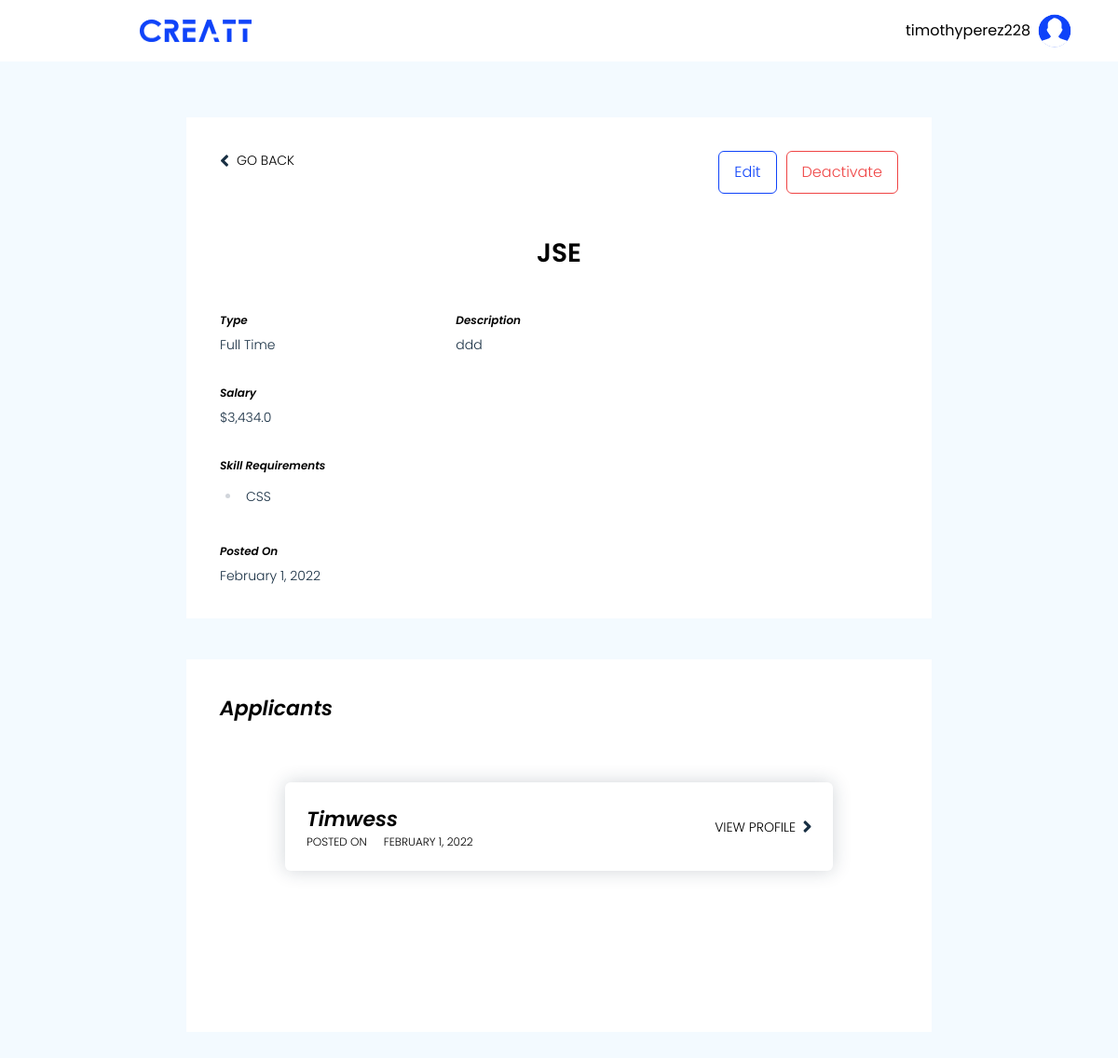
The app's page /profile/jobs/9/ (signed in) with its own data.
### job_portal/models.py (models this page shows, shortened)
class Job(models.Model):
    class Type(models.IntegerChoices):
        FULL_TIME = 1
        PART_TIME = 2
    name = models.CharField(max_length=255)
    description = models.TextField()
    salary = models.FloatField()
    type = models.IntegerField(choices=Type.choices)
    date_posted = models.DateTimeField(default=timezone.now)
    poster = models.ForeignKey(Provider, on_delete=models.CASCADE)

class JobSkill(models.Model):
    job = models.ForeignKey(Job, on_delete=models.CASCADE)
    skill = models.ForeignKey(Skill, on_delete=models.CASCADE)

class Skill(models.Model):
    name = models.CharField(max_length=255)

class Application(models.Model):
    job = models.ForeignKey(Job, on_delete=models.CASCADE)
    seeker = models.ForeignKey(Seeker, on_delete=models.CASCADE)
    date_applied = models.DateTimeField(default=timezone.now)

class Seeker(models.Model):
    full_name = models.CharField(max_length=255, default=None, blank=True, null=True)
    experience = models.TextField(default=None, blank=True, null=True)
    about_me = models.TextField(default=None, blank=True, null=True)
    resume = models.FileField(default=None, blank=True, null=True, upload_to='documents/%Y/%m/%d')
    user = models.OneToOneField(User, on_delete=models.CASCADE)

### job_portal/views.py (the view)
# urls.py: path('profile/jobs/<int:id>/', views.showPostedJob, name='show_posted_job'),
@login_required
def showPostedJob(request, id):
    provider = request.user.provider
    job = provider.job_set.filter(id=id).first()
    if job is None:
        return HttpResponseNotFound
    return render(
        request,
        'job_portal/pages/provider/job/show.html',
        {
            'job': job,
        },
    )

### job_portal/templates/job_portal/pages/provider/job/show.html (shortened to what this page needs)
{% extends "job_portal/base.html" %}
{% block content %}
{% load static %}
{% load humanize %}
<body class="flex flex-col bg-very-pale-blue">
    <nav class="flex-shrink-0 flex justify-between items-center bg-white py-[15px] pl-[150px] pr-[50px]">
        <a href="{% url 'home' %}"><img src="{% static 'assets/logo-blue.png' %}" alt="" class="w-[120px] h-[25px]"></a>
        <div x-data="{ show: false }" class="relative">
            <div class="inline-flex items-center gap-x-2">
                <div class="flex flex-col items-end">
                    <span>{{ user.username }}</span>
                </div>
                <img src="{% static 'assets/profile.svg' %}" alt="" class="w-[36px] h-[36px]" @click="show = ! show">
            </div>
        </div>
    </nav>
    <main class="flex flex-col gap-y-[44px] flex-grow px-[200px] py-[60px]">
        <section class="flex-grow flex flex-col gap-y-[43px] bg-white min-h-[400px] p-[36px]">
            <div class="flex-shrink-0 flex justify-between items-start">
                <a href="{% url 'profile' %}" class="flex items-center gap-x-2">
                    <span><img src="{% static 'assets/chevron-left.svg' %}" alt=""></span>
                    <span class="uppercase text-sm font-light">Go Back</span>
                </a>
                <div class="flex gap-x-[10px] items-center">
                    <a href="{% url 'edit_job' id=job.id %}">
                        <button class="btn-outline">Edit</button>
                    </a>
                    <form action="{% url 'deactivate_job' id=job.id %}" method="POST">
                        <button class="btn-outline-danger">Deactivate</button>
                    </form>
                </div>
            </div>
            <div class="text-[28px] font-semibold self-center">{{ job.name }}</div>
            <div class="flex-grow grid grid-cols-3 gap-x-8">
                <div class="flex flex-col gap-y-[34px]">
                    <div class="flex flex-col gap-y-[8px]">
                        <div class="label-2">Type</div>
                        <div class="info">
                            {{ job.get_type_display }}
                        </div>
                    </div>
                    <div class="flex flex-col gap-y-[8px]">
                        <div class="label-2">Salary</div>
                        <div class="info">
                            ${{ job.salary|intcomma }}
                        </div>
                    </div>
                    <div class="flex flex-col gap-y-[8px]">
                        <div class="label-2">Skill Requirements</div>
                        <div class="info prose">
                            <ul>
                                {% for jobskill in job.jobskill_set.all %}
                                <li>{{ jobskill.skill.name }}</li>
                                {% endfor %}
                            </ul>
                        </div>
                    </div>
                    <div class="flex flex-col gap-y-[8px]">
                        <div class="label-2">Posted On</div>
                        <div class="info">
                            {{ job.date_posted|date:"F j, Y" }}
                        </div>
                    </div>
                </div>
                <div class="col-span-2 flex flex-col gap-y-[34px]">
                    <div class="flex flex-col gap-y-[8px]">
                        <div class="label-2">Description</div>
                        <div class="info prose">
                            {{ job.description }}
                        </div>
                    </div>
                </div>
            </div>
        </section>
        <section class="flex-grow flex flex-col gap-y-[43px] bg-white min-h-[400px] p-[36px]">
            <div class="flex-shrink-0 flex justify-between items-center">
                <div class="text-[22px] font-semibold italic text-left">Applicants</div>
            </div>
            <div class="flex flex-col gap-y-[41px] px-[70px] py-[20px] max-h-[700px] overflow-auto">
                {% for application in job.application_set.all %}
                <div
                    class="flex justify-between items-center p-[23px] shadow-[0_0_20px_0_rgba(24,47,67,0.2)] rounded-[6px]">
                    <div class="flex flex-col gap-x-[14px]">
                        <div class="text-[22px] font-semibold italic">
                            {{ application.seeker.full_name }}
                        </div>
                        <div class="flex items-center gap-x-[18px] text-xs font-light uppercase">
                            <span>posted on</span>
                            <span>{{ application.date_applied|date:"F j, Y" }}</span>
                        </div>
                    </div>
                    <div>
                        <a href="{% url 'show_posted_job_applicant' id=job.id application_id=application.id %}"
                            class="flex items-center gap-x-2">
                            <span class="uppercase text-sm font-light">view profile</span>
                            <span><img src="{% static 'assets/chevron-right.svg' %}" alt=""></span>
                        </a>
                    </div>
                </div>
                {% endfor %}
            </div>
        </section>
    </main>
</body>
{% endblock %}

### job_portal/templates/job_portal/base.html (style rules this page uses)
.btn-outline { @apply font-light text-vivid-blue bg-transparent rounded-md border border-vivid-blue py-[10px] px-[16px]; }
.btn-outline-danger { @apply font-light text-red-500 bg-transparent rounded-md border border-red-500 py-[10px] px-[16px]; }
.label-2 { @apply text-xs font-semibold italic; }
.info { @apply text-sm font-light text-very-dark-blue; }

### records on screen
Job: name "JSE", type "Full Time", salary "3,434.0", date_posted "February 1, 2022", description "ddd"
JobSkill: skill.name "CSS"
Application: seeker.full_name "Timwess", date_applied "FEBRUARY 1, 2022"

### other values on screen
{{ user.username }} "timothyperez228"
